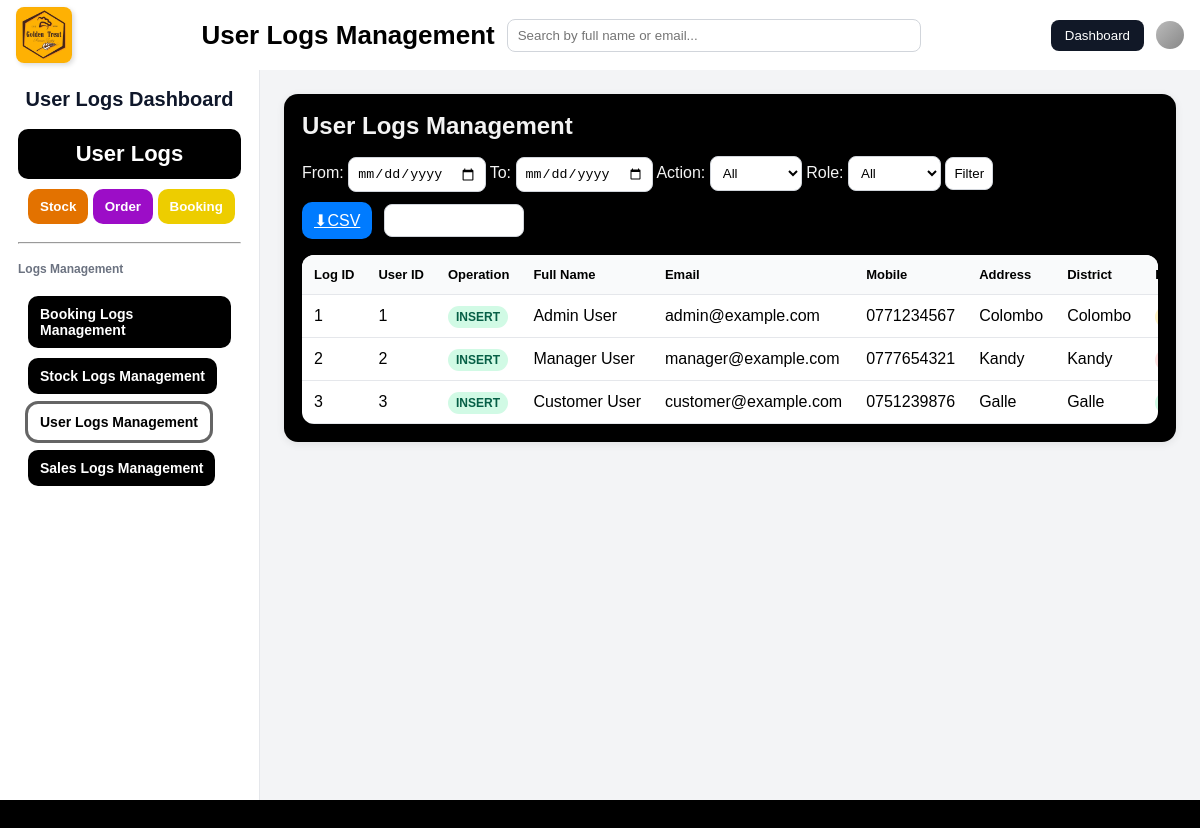
/users_log.php, run on the app's committed database.
### tables this page shows
CREATE TABLE IF NOT EXISTS users_log (
    log_id INT AUTO_INCREMENT PRIMARY KEY,
    user_id INT NULL,
    operation VARCHAR(50) NOT NULL,
    full_name VARCHAR(100),   
    email VARCHAR(100),   
    mobile VARCHAR(20),
    address VARCHAR(255),
    district VARCHAR(100),
    role ENUM('admin', 'manager', 'customer'),   
    date_joined DATE,
    status ENUM('Active','Inactive'),   
    profile_picture VARCHAR(255),   
    last_login TIMESTAMP NULL,   
    log_timestamp TIMESTAMP DEFAULT CURRENT_TIMESTAMP,
    FOREIGN KEY (user_id) REFERENCES users(id) ON DELETE SET NULL
);

### users_log.php (the view, shortened to what this page needs)
<?php
$servername = "localhost";
$username = "root";
$password = "";
$dbname = "golden_treat";
try {
    $pdo = new PDO("mysql:host=$servername;dbname=$dbname;charset=utf8mb4", $username, $password);
    $pdo->setAttribute(PDO::ATTR_ERRMODE, PDO::ERRMODE_EXCEPTION);
} catch(PDOException $e) {
    die("Connection failed: " . $e->getMessage());
}
$sql = "SELECT * FROM users_log WHERE 1=1";
$params = [];
$sql .= " ORDER BY log_timestamp DESC LIMIT 100";
$stmt = $pdo->prepare($sql);
$stmt->execute($params);
$logEntries = $stmt->fetchAll(PDO::FETCH_ASSOC);
?>
<!DOCTYPE html>
<html lang="en">
<head>
</head>
<body>
    <div class="header">
        <div class="header-left"><img src="logo.jpg" alt="Logo" /></div>
        <div class="header-middle">
            <div class="header-middle-title">User Logs Management</div>
            <div class="search-bar"><input id="globalSearch" type="text" placeholder="Search by full name or email..." />
            </div>
        </div>
        <div class="header-right">
            <button class="role-btn" onclick="window.location.href='index.html'">Dashboard</button>
            <div class="user-icon"></div>
        </div>
    </div>
    <div class="layout">
        <aside class="sidebar">
            <h1>User Logs Dashboard</h1>
            <nav>
                <button class="salesbtn" onclick="window.location.href='user_logs.php'">User Logs</button>
                <div class="otherbtn">
                    <button class="Sbtn" onclick="window.location.href='./stoke/stock.php'">Stock</button>
                    <button class="Ubtn" onclick="window.location.href='./order/order.php'">Order</button>
                    <button class="Bbtn" onclick="window.location.href='./booking/index.html'">Booking</button>
                </div>
                <hr />
                <p>Logs Management</p>
                <div class="salebtn">
                    <button class="tab-btn" onclick="window.location.href='../sales/index.php'">Booking Logs Management</button>
                    <button class="tab-btn" onclick="window.location.href='stock_log.php'">Stock Logs Management</button>
                    <button class="tab-btn active" onclick="window.location.href='user_logs.php'">User Logs Management</button>
                    <button class="tab-btn" onclick="window.location.href='./log.php'">Sales Logs Management</button>
                </div>
            </nav>
        </aside>
        <main class="free-area">
            <section id="logs-dashboard" class="panel active">
                <div class="content">
                    <h1>User Logs Management</h1>
                    <div class="toolbar">
                        <div class="filter-bar">
                            <form method="GET">
                                From: <input type="date" name="from" value="<?= htmlspecialchars($_GET['from'] ?? ''); ?>">
                                To: <input type="date" name="to" value="<?= htmlspecialchars($_GET['to'] ?? ''); ?>">
                                Action:
                                <select name="action">
                                    <option value="">All</option>
                                </select>
                                Role:
                                <select name="role">
                                    <option value="">All</option>
                                </select>
                                <button type="submit">Filter</button>
                            </form>
                            <div class="header-right">
                                <a class="btn" href="?<?= htmlspecialchars(http_build_query(array_merge($_GET, ["export" => "csv"]))); ?>">⬇CSV</a>
                                <button id="btnSumDashboard" class="btn">View User Summary</button>
                            </div>
                        </div>
                    </div>
                    <div class="table-wrap">
                        <table>
                            <thead>
                                <tr>
                                    <th>Log ID</th>
                                    <th>User ID</th>
                                    <th>Operation</th>
                                    <th>Full Name</th>
                                    <th>Email</th>
                                    <th>Mobile</th>
                                    <th>Address</th>
                                    <th>District</th>
                                    <th>Role</th>
                                </tr>
                            </thead>
                            <tbody>
                                <?php foreach ($logEntries as $row):
                                ?>
                                    <tr>
                                        <td><?php echo htmlspecialchars($row['log_id']); ?></td>
                                        <td><?php echo htmlspecialchars($row['user_id'] ?? 'N/A'); ?></td>
                                        <td><span class="badge operation-<?php echo strtolower($row['operation']); ?>"><?php echo htmlspecialchars($row['operation']); ?></span></td>
                                        <td><?php echo htmlspecialchars($row['full_name'] ?? 'N/A'); ?></td>
                                        <td><?php echo htmlspecialchars($row['email'] ?? 'N/A'); ?></td>
                                        <td><?php echo htmlspecialchars($row['mobile'] ?? 'N/A'); ?></td>
                                        <td><?php echo htmlspecialchars($row['address'] ?? 'N/A'); ?></td>
                                        <td><?php echo htmlspecialchars($row['district'] ?? 'N/A'); ?></td>
                                        <td><span class="badge <?php echo strtolower($row['role'] ?? 'n/a'); ?>"><?php echo htmlspecialchars($row['role'] ?? 'N/A'); ?></span></td>
                                    </tr>
                                <?php endforeach; ?>
                            </tbody>
                        </table>
                    </div>
                </div>
            </section>
        </main>
    </div>
</body>
</html>

### users_log.php (style rules this page uses)
:root { --brand: #000000; --ink: #ffffff; --paper: #fff; --muted: #6b7280; --soft: #e5e7eb; --warn: #ffc107; --danger: #dc3545; --primary: #007bff; }
* { margin: 0; padding: 0; box-sizing: border-box; }
body { font-family: Arial, Helvetica, sans-serif; background: #000000; color: #f3f3f3; min-height: 100vh; overflow-x: hidden; }
.header { position: fixed; top: 0; left: 0; width: 100%; display: flex; align-items: center; justify-content: space-between; background: #fff; padding: 12px 16px; z-index: 1000; height: 70px; box-sizing: border-box; }
.header-left img { width: 56px; height: auto; border-radius: 8px; display: block; box-shadow: 2px 2px 5px rgba(0, 0, 0, .15); }
.header-middle { display: flex; align-items: center; gap: 12px; flex: 1; margin: 0 16px; max-width: 720px; }
.header-middle-title { font-weight: 800; font-size: 26px; color: var(--brand); white-space: nowrap; }
.search-bar { flex: 1; display: flex; }
.search-bar input { width: 100%; padding: 8px 10px; border: 1px solid #d1d5db; border-radius: 8px; }
.header-right { display: flex; align-items: center; gap: 12px; }
.role-btn { background: #111827; color: #fff; padding: 8px 14px; border: none; border-radius: 8px; cursor: pointer; }
.user-icon { width: 28px; height: 28px; background: linear-gradient(135deg, #bbb, #888); border-radius: 50%; }
.sidebar { position: fixed; top: 70px; left: 0; width: 260px; height: calc(100vh - 70px); background: #fff; padding: 18px; display: flex; flex-direction: column; gap: 10px; border-right: 1px solid #e5e7eb; overflow-y: auto; z-index: 999; }
.sidebar h1 { text-align: center; font-size: 20px; margin-bottom: 8px; color: #0f172a; }
.sidebar nav { display: flex; flex-direction: column; gap: 10px; }
.salesbtn { background: var(--brand); border: none; border-radius: 10px; color: #fff; font-weight: 800; font-size: 22px; padding: 12px; text-align: center; }
.otherbtn button { border: none; border-radius: 10px; color: #fff; cursor: pointer; padding: 10px 12px; font-weight: 700; gap: 10px; }
.salebtn button { background: var(--brand); border: none; text-align: left; padding: 10px; margin: 10px; border-radius: 6px; cursor: pointer; font-size: 14px; display: flex; flex-direction: column; gap: 10px; color: #fff; }
.Sbtn { background: #e37200; margin-left: 10px; }
.Ubtn { background: #9c0dc7; }
.Bbtn { background: #edcd00; }
.sidebar hr { margin: 8px 0; }
.sidebar p { font-size: 12px; color: #6b7280; font-weight: 700; }
.salebtn button.active { outline: 3px solid rgb(0, 0, 0); }
.salebtn .tab-btn { background: var(--brand); border: none; border-radius: 10px; color: #fff; cursor: pointer; padding: 10px 12px; font-weight: 700; text-align: left; }
.salebtn .tab-btn.active { outline: 3px solid rgba(0, 0, 0, 0.605); background: #fff; color: var(--brand); }
.layout { margin-top: 70px; margin-left: 260px; flex: 1; min-height: calc(100vh - 70px); display: flex; flex-direction: column; }
.free-area { flex: 1; background: #f3f4f6; padding: 24px; overflow: auto; min-height: 100%; }
.panel { display: none; }
.panel.active { display: block; }
.content { background: #000000; border-radius: 14px; padding: 18px; box-shadow: 0 2px 8px rgba(0, 0, 0, .08); display: flex; flex-direction: column; gap: 16px; }
.toolbar { display: flex; flex-wrap: wrap; gap: 10px; align-items: center; }
.filter-bar { display: flex; gap: 10px; flex-wrap: wrap; }
.filter-bar input, .filter-bar select, .filter-bar button { padding: 8px; border: 1px solid #d1d5db; border-radius: 8px; background: #fff; }
.btn { padding: 9px 12px; border: none; border-radius: 10px; cursor: pointer; color: #fff; background: var(--primary); }
.table-wrap { background: #fff; border-radius: 12px; box-shadow: 0 1px 6px rgba(0, 0, 0, .06); overflow: auto; }
table { width: 100%; border-collapse: collapse; }
th, td { padding: 12px; border-bottom: 1px solid #e5e7eb; text-align: left; white-space: nowrap; color: #000000ff; }
th { background: #f9fafb; font-size: 13px; color: #000000ff; cursor: pointer; position: sticky; top: 0; }
.badge { padding: 4px 8px; border-radius: 999px; font-size: 12px; font-weight: 700; }
.customer { background: #d1fae5; color: #065f46; }
.admin { background: #fef3c7; color: #92400e; }
.manager { background: #fee2e2; color: #991b1b; }
.operation-insert { background: #d1fae5; color: #065f46; }

### data on the page
users_log: log_id "1", user "1", operation "INSERT", full_name "Admin User", email "admin@example.com", mobile "0771234567", address "Colombo", district "Colombo"
users_log: log_id "2", user "2", operation "INSERT", full_name "Manager User", email "manager@example.com", mobile "0777654321", address "Kandy", district "Kandy"
users_log: log_id "3", user "3", operation "INSERT", full_name "Customer User", email "customer@example.com", mobile "0751239876", address "Galle", district "Galle"
